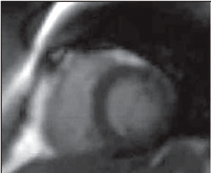
#> input picture goncalo/other/detecting_blurry/images/blurry1.png, 211 x 173 px; its folder holds only this picture in this run
$ python detect_blurry2.py --images images
#> lines starting #> are read from the running program, lines starting #| are printed output that depends on the picture
import matplotlib.pyplot as plt
import numpy as np
import argparse
import imutils
from imutils import paths
import cv2

def detect_blur_fft(image, size=60, thresh=10):
	(h, w) = image.shape
	(cX, cY) = (int(w / 2.0), int(h / 2.0))

	fft = np.fft.fft2(image)
	fftShift = np.fft.fftshift(fft)

	# check to see if we are visualizing our output
	fftShift[cY - size:cY + size, cX - size:cX + size] = 0
	fftShift = np.fft.ifftshift(fftShift)
	recon = np.fft.ifft2(fftShift)

	magnitude = 20 * np.log(np.abs(recon))
	mean = np.mean(magnitude)

	return (mean, mean <= thresh)

def main():
    # construct the argument parser and parse the arguments
    ap = argparse.ArgumentParser()
    ap.add_argument("-i", "--images", required=True,
        help="path to input directory of images")
    ap.add_argument("-t", "--thresh", type=int, default=29,
        help="threshold for our blur detector to fire")
    args = vars(ap.parse_args())

    for imagePath in paths.list_images(args["images"]):
        orig = cv2.imread(imagePath)
#> orig is the input picture: shape (173, 211, 3); mean B, G, R 83.6, 81.9, 82.4
        orig = imutils.resize(orig, width=250)
#> orig: shape (204, 250, 3)
        gray = cv2.cvtColor(orig, cv2.COLOR_BGR2GRAY)

        # apply blur detector using the FFT
        (mean, blurry) = detect_blur_fft(gray, size=60,
            thresh=args["thresh"])
#> in detect_blur_fft, `magnitude = 20 * np.log(np.abs(recon))`:
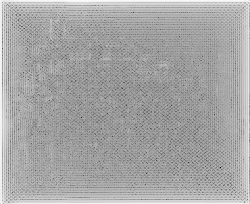
#> magnitude: shape (204, 250) float64; min -140.9, max 86.35, mean 7.4; drawn with min black and max white
#> in detect_blur_fft, `mean = np.mean(magnitude)`: mean = 7.42
#> mean = 7.42; blurry = True

        image = np.dstack([orig] * 3)
        color = (0, 0, 255) if blurry else (0, 255, 0)
#> color = (0, 0, 255)
        text = "Blurry ({:.4f})" if blurry else "Not Blurry ({:.4f})"
#> text = 'Blurry ({:.4f})'
        text = text.format(mean)
#> text = 'Blurry (7.4177)'
#> (the run stopped early here; a loop or call above may not have finished)

$ run again, on goncalo/other/detecting_blurry/images/blurry5.png
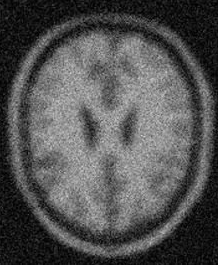
#> input picture goncalo/other/detecting_blurry/images/blurry5.png, 218 x 265 px
#> in main, orig is the input picture: shape (265, 218, 3); min 0, max 214, mean 82.4
#> orig: shape (303, 250, 3)
#> in detect_blur_fft, `magnitude = 20 * np.log(np.abs(recon))`:
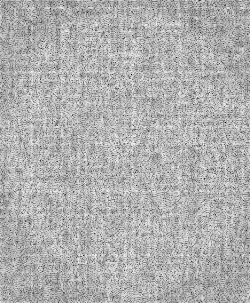
#> magnitude: shape (303, 250) float64; min -89.45, max 76.82, mean 25.3; drawn with min black and max white
#> in detect_blur_fft, `mean = np.mean(magnitude)`: mean = 25.27
#> in main, `(mean, blurry) = detect_blur_fft(gray, size=60, thresh=args["thresh"])`: blurry = True
#> color = (0, 0, 255)
#> in main, `text = "Blurry ({:.4f})" if blurry else "Not Blurry ({:.4f})"`: text = 'Blurry ({:.4f})'
#> in main, `text = text.format(mean)`: text = 'Blurry (25.2723)'

$ run again, on goncalo/other/detecting_blurry/images/not_blurry5.png
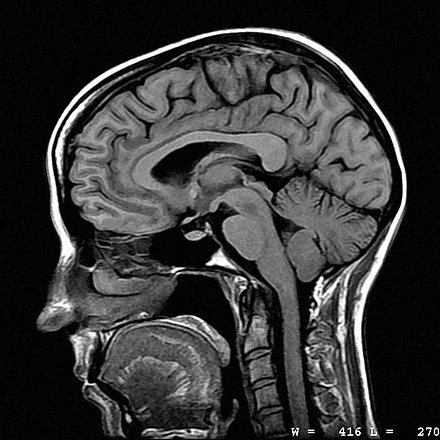
#> input picture goncalo/other/detecting_blurry/images/not_blurry5.png, 440 x 440 px
#> in main, orig is the input picture: shape (440, 440, 3); min 0, max 255, mean 54.4
#> in main, `orig = imutils.resize(orig, width=250)`:
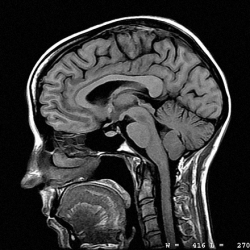
#> orig: shape (250, 250, 3); min 0, max 255, mean 54.4
#> in detect_blur_fft, `magnitude = 20 * np.log(np.abs(recon))`:
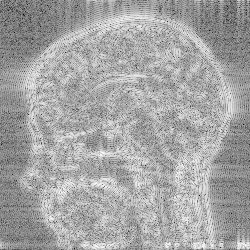
#> magnitude: shape (250, 250) float64; min -86.01, max 93.73, mean 30.1; drawn with min black and max white
#> in detect_blur_fft, `mean = np.mean(magnitude)`: mean = 30.08
#> in main, `(mean, blurry) = detect_blur_fft(gray, size=60, thresh=args["thresh"])`: blurry = False
#> color = (0, 255, 0)
#> in main, `text = "Blurry ({:.4f})" if blurry else "Not Blurry ({:.4f})"`: text = 'Not Blurry ({:.4f})'
#> in main, `text = text.format(mean)`: text = 'Not Blurry (30.0839)'

$ run again, on goncalo/other/detecting_blurry/images/blurry2.png
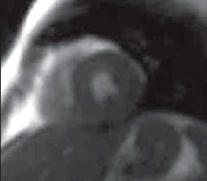
#> input picture goncalo/other/detecting_blurry/images/blurry2.png, 207 x 181 px
#> in main, orig is the input picture: shape (181, 207, 3); mean B, G, R 79.3, 77.6, 78.3
#> orig: shape (218, 250, 3)
#> in detect_blur_fft, `magnitude = 20 * np.log(np.abs(recon))`:
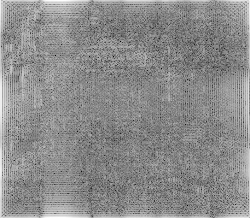
#> magnitude: shape (218, 250) float64; min -117.4, max 76.27, mean -10.7; drawn with min black and max white
#> in detect_blur_fft, `mean = np.mean(magnitude)`: mean = -10.71
#> in main, `(mean, blurry) = detect_blur_fft(gray, size=60, thresh=args["thresh"])`: blurry = True
#> color = (0, 0, 255)
#> in main, `text = "Blurry ({:.4f})" if blurry else "Not Blurry ({:.4f})"`: text = 'Blurry ({:.4f})'
#> in main, `text = text.format(mean)`: text = 'Blurry (-10.7129)'
